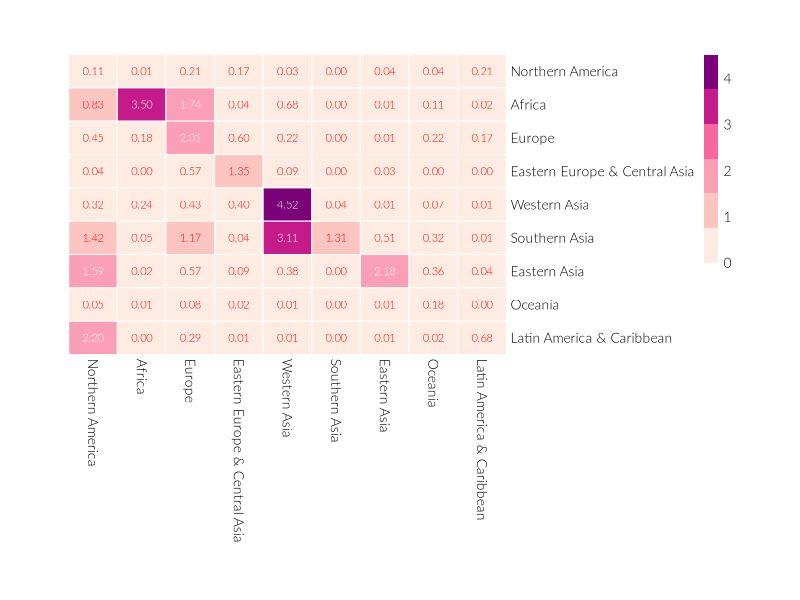

The R source for this figure: (Note: this script raises an error after producing the figure.)
pdf_file<-"networks_heatmap.pdf"
cairo_pdf(bg="grey98", pdf_file,width=7,height=6)
#Cairo(600, 600, file="plot.png", type="png", bg="white", dpi=900)
par(mai=c(0.25,0.25,0.25,1.75),omi=c(0.25,0.25,0.75,0.85),
	family="Lato Light",las=1)

library(pheatmap)
library(RColorBrewer)
library(igraph)


# Import data and prepare chart

df0 <- read.csv("myData/reg_flow.csv", stringsAsFactors=FALSE)
df1 <- read.csv("myData/reg_plot.csv", stringsAsFactors=FALSE)

net <- graph_from_data_frame(d=df0, vertices=df1, directed=T)
netm <- get.adjacency(net, attr="flow", sparse=F)

# Create chart

plot.new()
pheatmap(netm, col=brewer.pal(6,"RdPu"),
	cluster_rows=F,cluster_cols=F,cellwidth=35,cellheight=24,
	border_color="white",fontfamily="Lato Light", display_numbers=T, number_color=matrix(ifelse(netm > 1.5, "white", "red"), nrow(netm)))

# Titling

mtext("Migration 2010-2015",3,line=1.5,adj=0,cex=1.75,family="Lato Black",outer=T)
mtext("All figures in millions. Data Source: https://github.com/cran/migest/tree/master/inst/vidwp",1,line=-1,adj=0,cex=0.85,font=3,outer=T)

par(family="Lato Black")
mtext("↙",1,line=-7,adj=0.9,cex=7,col="grey80",outer=T)

dev.off()

